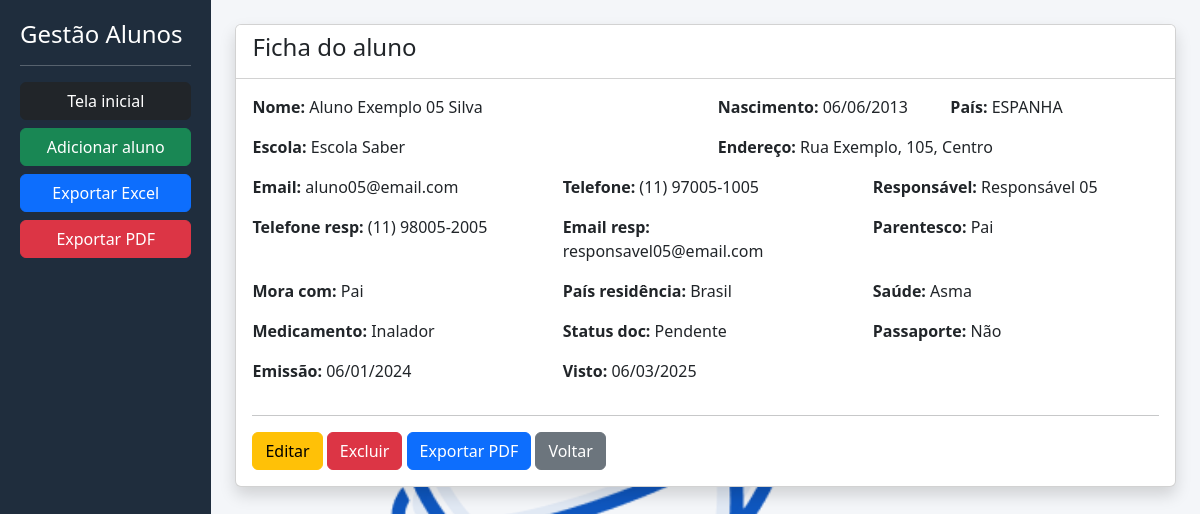
Page /detalhes/5 on the committed database.
### tables this page shows
CREATE TABLE alunos (
        id INTEGER PRIMARY KEY AUTOINCREMENT,
        nome TEXT,
        nascimento TEXT,
        escola TEXT,
        pais TEXT,
        endereco TEXT,
        email TEXT,
        telefone TEXT,
        responsavel TEXT,
        telefone_responsavel TEXT,
        email_responsavel TEXT,
        parentesco TEXT,
        mora_com TEXT,
        pais_residencia TEXT,
        saude TEXT,
        medicamento TEXT,
        status_doc TEXT,
        passaporte TEXT,
        emissao_passaporte TEXT,
        visto TEXT
    );

### app.py (the view)
@app.route("/detalhes/<int:id>")
def detalhes(id):
    conn = conectar()
    aluno = conn.execute(
        "SELECT * FROM alunos WHERE id=?",
        (id,)
    ).fetchone()
    conn.close()
    return render_template("detalhes.html", aluno=aluno)

### app.py (called while the page is built)
def conectar():
    return sqlite3.connect(DB)

### templates/detalhes.html
{% extends 'base.html' %}
{% block content %}
<div class="card shadow">
    <div class="card-header bg-white">
        <h4>Ficha do aluno</h4>
    </div>
    <div class="card-body">
        <div class="row">
            <div class="col-md-6 mb-3"><b>Nome:</b> {{ aluno[1] }}</div>
            <div class="col-md-3 mb-3"><b>Nascimento:</b> {{ aluno[2] }}</div>
            <div class="col-md-3 mb-3"><b>País:</b> {{ aluno[4] }}</div>
            <div class="col-md-6 mb-3"><b>Escola:</b> {{ aluno[3] }}</div>
            <div class="col-md-6 mb-3"><b>Endereço:</b> {{ aluno[5] }}</div>
            <div class="col-md-4 mb-3"><b>Email:</b> {{ aluno[6] }}</div>
            <div class="col-md-4 mb-3"><b>Telefone:</b> {{ aluno[7] }}</div>
            <div class="col-md-4 mb-3"><b>Responsável:</b> {{ aluno[8] }}</div>
            <div class="col-md-4 mb-3"><b>Telefone resp:</b> {{ aluno[9] }}</div>
            <div class="col-md-4 mb-3"><b>Email resp:</b> {{ aluno[10] }}</div>
            <div class="col-md-4 mb-3"><b>Parentesco:</b> {{ aluno[11] }}</div>
            <div class="col-md-4 mb-3"><b>Mora com:</b> {{ aluno[12] }}</div>
            <div class="col-md-4 mb-3"><b>País residência:</b> {{ aluno[13] }}</div>
            <div class="col-md-4 mb-3"><b>Saúde:</b> {{ aluno[14] }}</div>
            <div class="col-md-4 mb-3"><b>Medicamento:</b> {{ aluno[15] }}</div>
            <div class="col-md-4 mb-3"><b>Status doc:</b> {{ aluno[16] }}</div>
            <div class="col-md-4 mb-3"><b>Passaporte:</b> {{ aluno[17] }}</div>
            <div class="col-md-4 mb-3"><b>Emissão:</b> {{ aluno[18] }}</div>
            <div class="col-md-4 mb-3"><b>Visto:</b> {{ aluno[19] }}</div>
        </div>
        <hr>
        <a href="/editar/{{ aluno[0] }}" class="btn btn-warning">Editar</a>
        <a href="/excluir/{{ aluno[0] }}" class="btn btn-danger">Excluir</a>
        <a href="/pdf_aluno/{{ aluno[0] }}" class="btn btn-primary">Exportar PDF</a>
        <a href="/" class="btn btn-secondary">Voltar</a>
    </div>
</div>
{% endblock %}

### templates/base.html (style rules this page uses)
body::before { content: ''; position: fixed; top: 0; left: 0; width: 100%; height: 100%; background: url('/static/logo.png') center no-repeat; background-size: 450px; opacity: 0.08; z-index: -1; }

### rows in the picture
alunos: nome "Aluno Exemplo 05 Silva", nascimento "06/06/2013", pais "ESPANHA", escola "Escola Saber", endereco "Rua Exemplo, 105, Centro", email "aluno05@email.com", telefone "(11) 97005-1005", responsavel "Responsável 05", telefone_responsavel "(11) 98005-2005", email_responsavel "responsavel05@email.com", parentesco "Pai", mora_com "Pai", pais_residencia "Brasil", saude "Asma", medicamento "Inalador", status_doc "Pendente", passaporte "Não", emissao_passaporte "06/01/2024", visto "06/03/2025"
